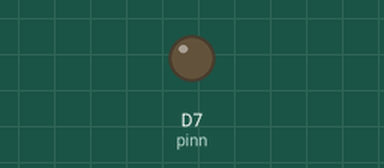
Simulated run of this sketch. Board: ESP8266 (NodeMCU). Parts: output pins drawn as LEDs (lit = HIGH). WiFi joins after 1.5 s; servers stay silent unless stated; random numbers use the default seed unless the sketch sets one; no MQTT or app messages arrive unless stated; what the sketch prints to the serial monitor is not drawn.

Above: at 0.1 s.
At 15.1 s:
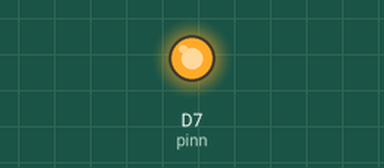
Timing chart, 0 to 17.1 s (numbered marks = the images above):
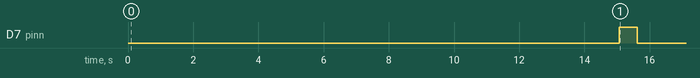

Measured:
- by itself, D7 (pinn): LOW → HIGH at 15.1 s, → LOW 0.55 s later

The sketch:

MQTT_net_JSON.ino
```cpp
#include <ArduinoJson.h>

#include <ESP8266WiFi.h>
#include <PubSubClient.h>

#define pinn  D7
#define ADCC  A0

// WiFi
const char *ssid = "LANCOMBEIA"; // Enter your WiFi name
const char *password = "beialancom";  // Enter WiFi password


// MQTT Broker
const char *mqtt_broker = "mqtt.beia-telemetrie.ro";
const char *topic = "training/robi/esp8266test";
const char *topic2 = "training/robi/esp8266conter";
const char *topic3 = "training/robi/esp8266test2";
const char *mqtt_username = "";
const char *mqtt_password = "";
const int mqtt_port = 1883;

int yy = 0;
int rr;
float qqw;
char tt[][200] =
{
  "Rage without focus is no weapon at all. Take this lesson back to the Blood God. - Lorgar, Primarch" ,
  "Foolish are those who fear nothing, yet claim to know everything. - Warhammer 40k, Imperium " ,
  "All power demands sacrifice... and pain. The universe rewards those willing to spill their life's blood for the promise of power. - Sindri Myr" ,
  "Fear the shadows; despise the night. There are horrors that no man can face and survive. - Codex: Dark Eldar" ,
  "For the foes of Mankind, the only mercy is a swift death. - Imperial Armour Volume Two" ,
  "A suspicious mind is a healthy mind. - Warhammer 40k, Imperium" ,
  "Even a man who has nothing can still offer his life. - Warhammer 40k, Imperium" ,
  "It is the duty of the Initiate to pass on what he has learned of the craft of death and thus paves the way for the heroes of the future. - Initiate Rammius" ,
  "Into the fires of battle! Unto the anvil of war! - Codex: Space Marines" ,
  "We ride upon the wings of the storm. What hope of escape can our foes have? - Spiccare, Sergeant" ,
  "Life is the Emperor's currency, spend it well. - Warhammer 40k, Imperium" ,
  "Show me a fortress and I'll show you a ruin. - Captain Edain Bourne, Warhammer 40k Seige, p. 105"
};

WiFiClient espClient;
PubSubClient client(espClient);
StaticJsonDocument<512> doc;

char eee[] = "{\"ttt\":44}";


void setup()
{
  // Set software serial baud to 115200;
  Serial.begin(115200);
  pinMode(pinn , OUTPUT);
  pinMode(ADCC , INPUT);


  // connecting to a WiFi network
  WiFi.begin(ssid, password);
  while (WiFi.status() != WL_CONNECTED)
  {
    delay(15000);
    Serial.println("Connecting to WiFi..");
  }
  Serial.println("Connected to the WiFi network");
  //connecting to a mqtt broker
  client.setServer(mqtt_broker, mqtt_port);
  client.setCallback(callback);
  while (!client.connected())
  {
    String client_id = "esp8266-client-";
    client_id += String(WiFi.macAddress());
    Serial.printf("The client %s connects to the public mqtt broker\n", client_id.c_str());
    if (client.connect(client_id.c_str(), mqtt_username, mqtt_password))
    {
      Serial.println("Public emqx mqtt broker connected");
    }
    else
    {
      Serial.print("failed with state ");
      Serial.print(client.state());
      delay(2000);
    }
  }
  // publish and subscribe
  client.publish(topic, "THE EMPEROR PROTECTS");
  client.subscribe(topic);
}


void callback(char *topic, byte *payload, unsigned int length)
{
  Serial.print("Message arrived in topic: ");
  Serial.println(topic);
  Serial.print("Message:");
  for (int i = 0; i < length; i++)
  {
    Serial.print((char) payload[i]);
  }
  Serial.println();
  Serial.println("-----------------------");
}


void loop()
{
  Serial.println("XXXXXXXXXXXXXXXXXXXXXXXXXXXXXXXXXXXXXXXXXXXXXXXXXXXXXXXXXXXXXXXXXXXXXXXXXXXXXXX");
  yy++;
  char sus_var[512] ;
  // itoa(yy, sus_var, 10);
  digitalWrite(pinn, HIGH);
  client.loop();
  Serial.println(yy);
  rr = random(0, 12);
  Serial.print("random: ");
  Serial.println(   rr  );

  qqw = analogRead(ADCC);
  Serial.print("TENSIUNE RAW: ");
  Serial.println(   qqw  );
  qqw = qqw * 3.33 / 1023;
  Serial.print("TENSIUNE [V]: ");
  Serial.println(   qqw  );
  Serial.println(tt[rr]);


  Serial.println(tt[rr]);
  client.publish(topic, tt[rr] );
  client.publish(topic3, eee );


  doc["sensor1"] = "fierbinte";
  doc["sensor2"] = 1351824120;
  doc["tensiune"] = qqw;

  /*
    JsonArray data = doc.createNestedArray("data");
    data.add(48.75608);
    data.add(2.302038);

  */
  doc["40K"] = tt[rr];
  doc["count"] = yy;
  serializeJson(doc, sus_var);
  Serial.println("JSON: ");
  Serial.println(sus_var);


  client.publish(topic2, sus_var );
  delay(500);


  digitalWrite(pinn, LOW);
  delay(500000);
  Serial.println("XXXXXXXXXXXXXXXXXXXXXXXXXXXXXXXXXXXXXXXXXXXXXXXXXXXXXXXXXXXXXXXXXXXXXXXXXXXXXXX");

}
```
